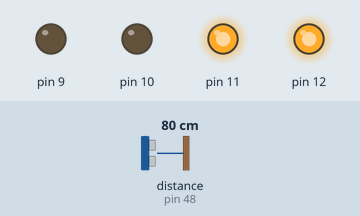
A sketch run on a simulated Arduino Mega 2560, built with avr-gcc and run on an emulated ATmega2560. Parts: output pins drawn as LEDs (lit = HIGH). Wiring (inferred from the names in the program): ultrasonic range finder: trigger pin 49; echo pin 48. Inputs (shaded band) come from the test bench; at power-on: distance to the obstacle (sensor on pin 48) 80 cm. The echo pulse lasts 58.3 µs per cm; pins used as bus, display or sensor lines are not drawn.

Above: at 1.2 s.
1.3 s: distance to the obstacle (sensor on pin 48) set to 18 cm
2.8 s: distance to the obstacle (sensor on pin 48) set to 13 cm
At 4.0 s:
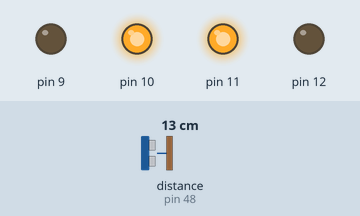
4.3 s: distance to the obstacle (sensor on pin 48) set to 16 cm
5.8 s: distance to the obstacle (sensor on pin 48) set to 20 cm
At 6.2 s:
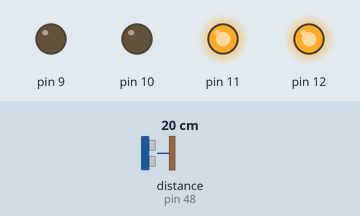
7.3 s: distance to the obstacle (sensor on pin 48) set to 2 cm
At 8.5 s:
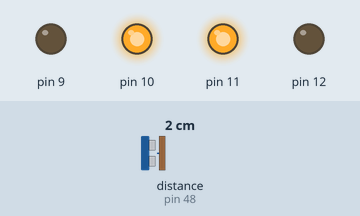
Timing chart, 0 to 9.8 s (numbered marks = the images above; inputs shaded):
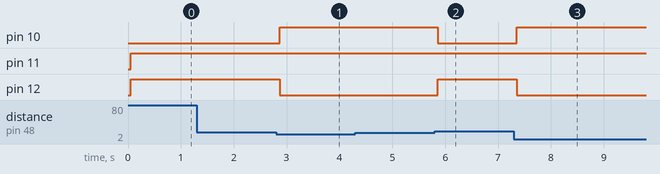

Measured:
- the behaviour switches between 16 and 15 cm on distance to the obstacle (sensor on pin 48) (found by bisection; images 0 and 1)
- the behaviour switches between 17 and 18 cm on distance to the obstacle (sensor on pin 48) (found by bisection; images 1 and 2)
- after the input at 1.3 s, every drawn part: stays the same
- after the input at 2.8 s, pin 10: LOW → HIGH after 0.07 s; pin 12: HIGH → LOW after 0.07 s
- after the input at 4.3 s, every drawn part: stays the same
- after the input at 5.8 s, pin 10: HIGH → LOW after 0.06 s; pin 12: LOW → HIGH after 0.06 s
- after the input at 7.3 s, pin 10: LOW → HIGH after 0.06 s; pin 12: HIGH → LOW after 0.06 s

The sketch:

ROVO.ino
```cpp
#include <Moto.h>

Moto moto(12,11,10,9);


int trigP = 49;
int echoP = 48;

void setup()
{
  pinMode(trigP, OUTPUT);
  pinMode(echoP, INPUT);

}

void loop()
{


  int duration, distance;
  int  lastdistance = 0;
  digitalWrite(trigP, HIGH);
  delayMicroseconds(5);
  digitalWrite(trigP, LOW);
  duration = pulseIn(echoP, HIGH);
  distance = (duration/2) / 74;
  delay(50);
  if(distance > 6)
  {
    moto.forward(255);
  }

  if(distance < 6)
  {
    moto.left(255);
    delay(300);
  }

}
```
